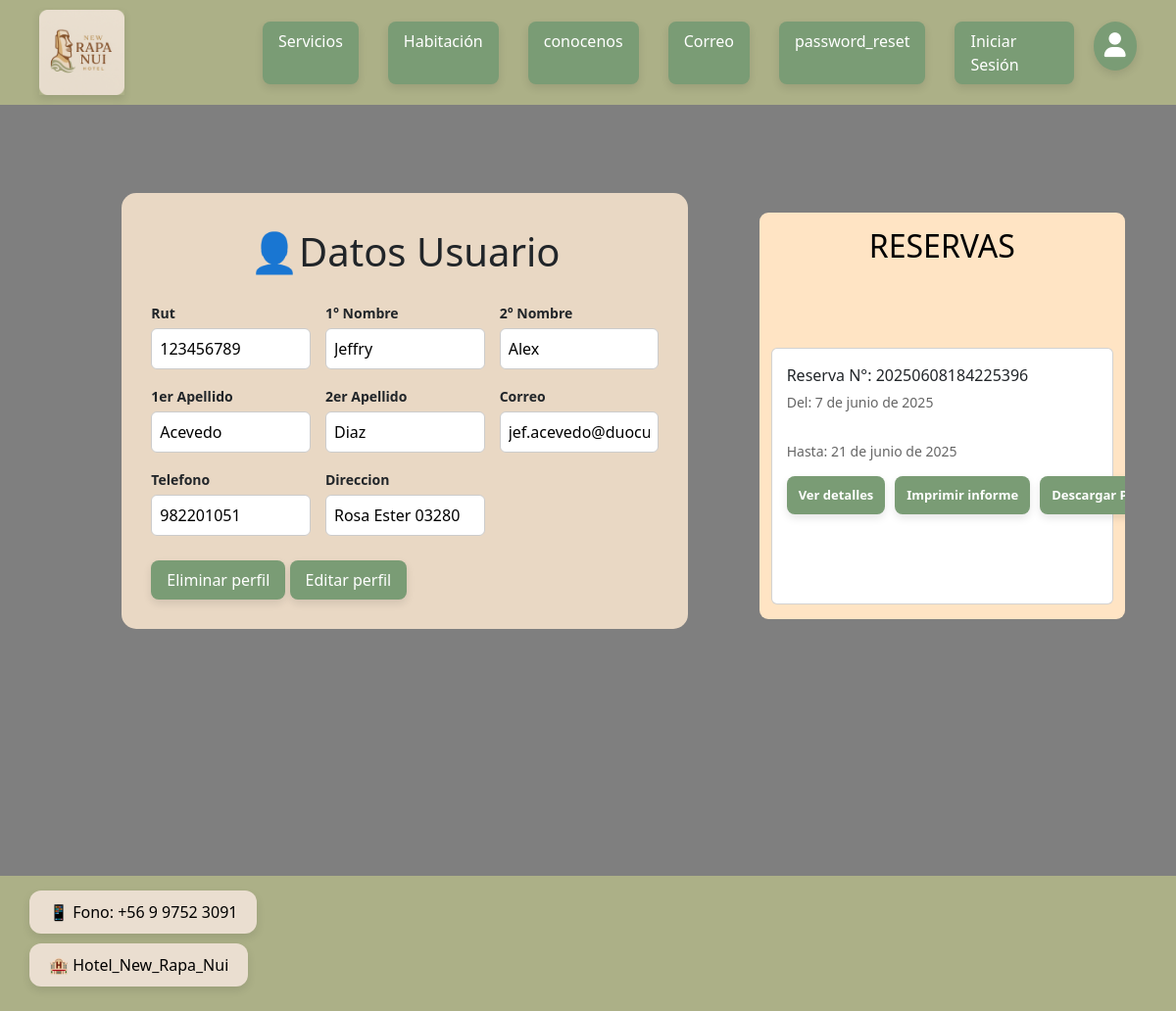
The page /perfil_usuario/123456789/ on the database as committed earlier.
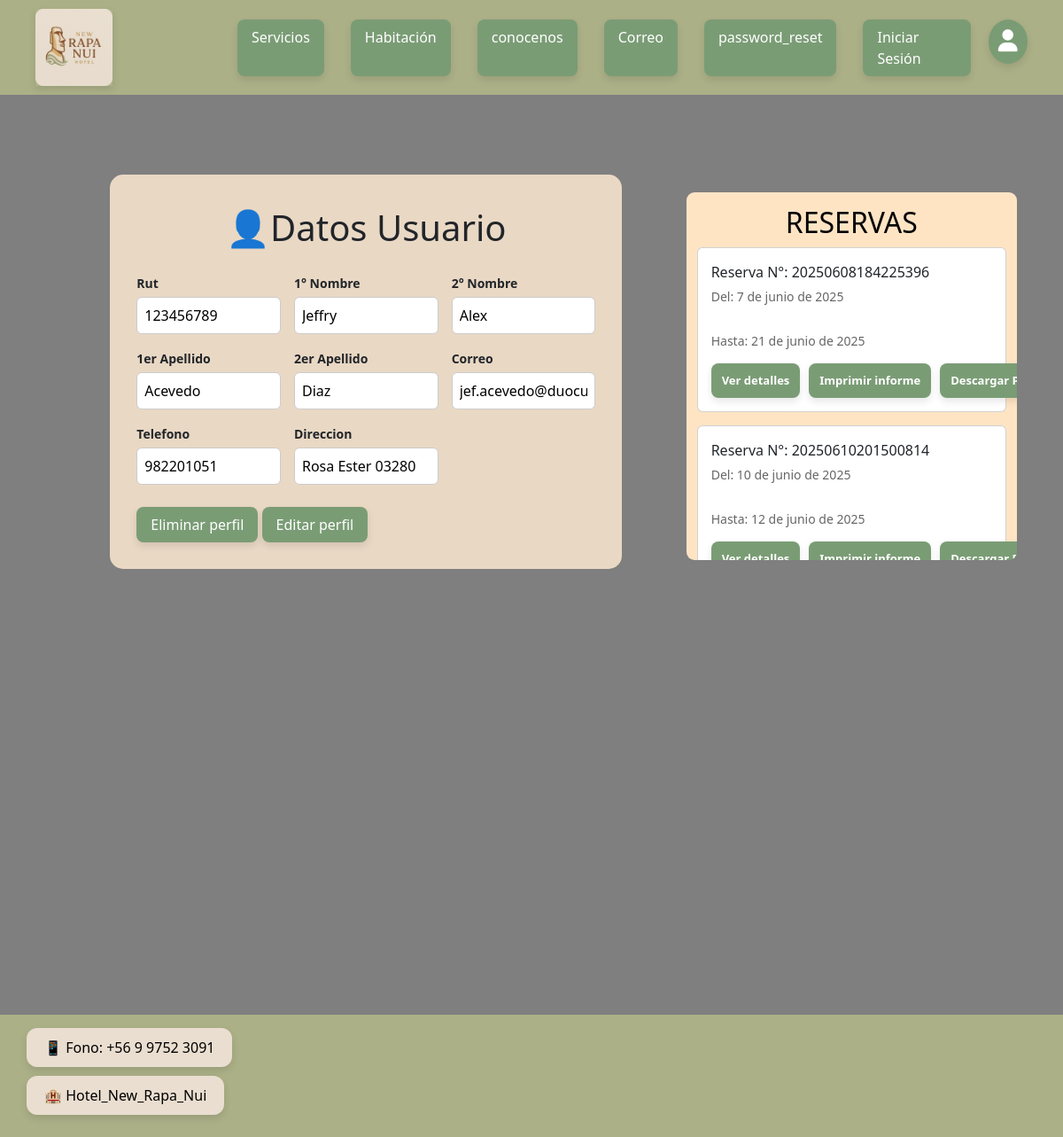
The same page on the database as committed later.
### app/models.py (models this page shows, shortened)
class reserva(models.Model):
    id_reserva = models.IntegerField(default=0, primary_key=True)
    fechaInicio = models.DateField(default=None)
    fechaFinal = models.DateField(default=None)
    rut_cliente = models.ForeignKey(Cliente, on_delete=models.PROTECT)
    n_s_ext = models.ForeignKey(Servicio_Ext, on_delete=models.PROTECT)
    n_habitacion = models.ForeignKey(Habitacion, on_delete=models.PROTECT)
    precio_total = models.IntegerField(default=0)

### app/views.py (the view, shortened to what this page needs)
# urls.py: path("perfil_usuario/<id>/", perfil_usuario, name="perfil_usuario"),
def perfil_usuario(request, id):
    try:
        cliente = Cliente.objects.get(Rut_cliente=id)
    except Cliente.DoesNotExist:
        return redirect('crear_usuario', id=id)  # Usa el name correcto de tu URL
    reserv = reserva.objects.filter(rut_cliente=id)
    data = {
        'reservas': reserv,
        'clientes': ClienteForm(instance=cliente),
        'datos': "Listado"
    }
    return render(request, "app/Usuarios/perfil-usuario/perfil-usuario.html", data)

### app/forms.py
class ClienteForm(forms.ModelForm):
    class Meta:
        model = Cliente
        fields = '__all__'
    def __init__(self, *args, **kwargs):
        super(ClienteForm, self).__init__(*args, **kwargs)
        self.fields['Rut_cliente'].widget.attrs['readonly'] = True
        self.fields['email_cliente'].widget.attrs['readonly'] = True

### app/models.py (called while the page is built)
    def __str__(self):
        return self.n_s_ext

    def __str__(self):
        return self.n_habitacion

### app/templates/app/Usuarios/perfil-usuario/perfil-usuario.html (shortened to what this page needs)
{% extends 'app/base.html' %}
{% load static %}
{% block extra_css %}
  <link rel="stylesheet" href="{% static 'app/css/perfil-usuario.css' %}">
{% endblock %}
{% block content %}
<div class="container-fluid" style="margin-bottom: 300px;">
  <div class="row">
    <div class="col-8">
      <form class="form-container" method="POST" enctype="multipart/form-data">
        {% if datos == "Listado" %}
          <div class="form-icon">👤Datos Usuario</div>
        {% endif %}
        <div class="form-grid">
          <div>
            <label for="nombre">Rut</label>
            <input type="text" readonly id="Rut_cliente" name="{{ clientes.Rut_cliente.name }}" value="{{ clientes.Rut_cliente.value }}" placeholder="Ingresa tu nombre">
          </div>
          <div>
            <label for="nombre">1° Nombre</label>
            <input type="text" id="Rut_cliente" name="{{ clientes.Pnombre_cliente.name }}" value="{{ clientes.Pnombre_cliente.value }}" placeholder="Ingresa tu nombre">
          </div>
          <div>
            <label for="cargo">2° Nombre</label>
            <input type="text" id="Rut_cliente" name="{{ clientes.Snombre_cliente.name }}" value="{{ clientes.Snombre_cliente.value }}" placeholder="Ingresa tu tarjeta">
          </div>
          <div>
            <label for="primer-apellido">1er Apellido</label>
            <input type="text" id="apellidos" name="{{ clientes.Papellido_cliente.name }}" value="{{ clientes.Papellido_cliente.value }}" placeholder="Ingresa tus dos apellido">
          </div>
          <div>
            <label for="pais-origen">2er Apellido</label>
            <input type="text" id="pais-origen" name="{{ clientes.Sapellido_cliente.name }}" value="{{ clientes.Sapellido_cliente.value }}" placeholder="Ingresa tu país de origen">
          </div>
          <div>
            <label for="comuna">Correo</label>
            <input type="text" readonly id="tarjeta-Credito" name="{{ clientes.email_cliente.name }}" value="{{ clientes.email_cliente.value }}" placeholder="Nombre de la tarjeta de credito">
          </div>
          <div>
            <label for="segundo-apellido">Telefono</label>
            <input type="text" id="Rut" name="{{ clientes.telefono_cliente.name }}" value="{{ clientes.telefono_cliente.value }}" placeholder="Rut / No° de pasaporte">
          </div>
          <div>
            <label for="contacto">Direccion</label>
            <input type="text" id="contacto" name="{{ clientes.direccion_cliente.name }}" value="{{ clientes.direccion_cliente.value }}" placeholder="Ingresa tu número de contacto">
          </div>
        </div>
        {% if datos == "Listado" %}
          <a href="{% url 'eliminar_perfil_usuario' clientes.instance.Rut_cliente %}">Eliminar perfil</a>
          <a href="{% url 'editar_perfil_usuario' clientes.instance.Rut_cliente %}">Editar perfil</a>
        {% endif %}
      </form>
    </div>
    <div class="row col-4" style="background-color: bisque; margin-top: 70px; border-radius: 9px; height: 415px; overflow-y: auto;">
  <h2 style="color: black; text-align: center; margin-top: 15px;">RESERVAS</h2>
  {% for r in reservas %}
    <div class="card" style="padding: 15px; margin-bottom: 15px;">
      Reserva N°: {{ r.id_reserva }}<br>
      <small>Del: {{ r.fechaInicio }}</small><br>
      <small>Hasta: {{ r.fechaFinal }}</small>
      <div style="display: flex; align-items: center; margin-top: 15px;">
        <button
          type="button"
          class="botones-reserva"
          data-toggle="modal"
          data-target="#modal{{ r.id_reserva }}"
        >
          Ver detalles
        </button>
        <button
          type="button"
          class="botones-reserva"
          onclick="imprimirInforme({{ r.id_reserva }})"
        >
          Imprimir informe
        </button>
        <button
          type="button"
          class="botones-reserva"
          onclick="descargarInforme({{ r.id_reserva }})"
        >
          Descargar PDF
        </button>
      </div>
    </div>
  {% endfor %}
</div>
  </div>
</div>
{% endblock %}

Rows that differ between the two databases and show on the page:
added reserva: id_reserva "20250610201500814", fechaInicio "10 de junio de 2025", fechaFinal "12 de junio de 2025"
